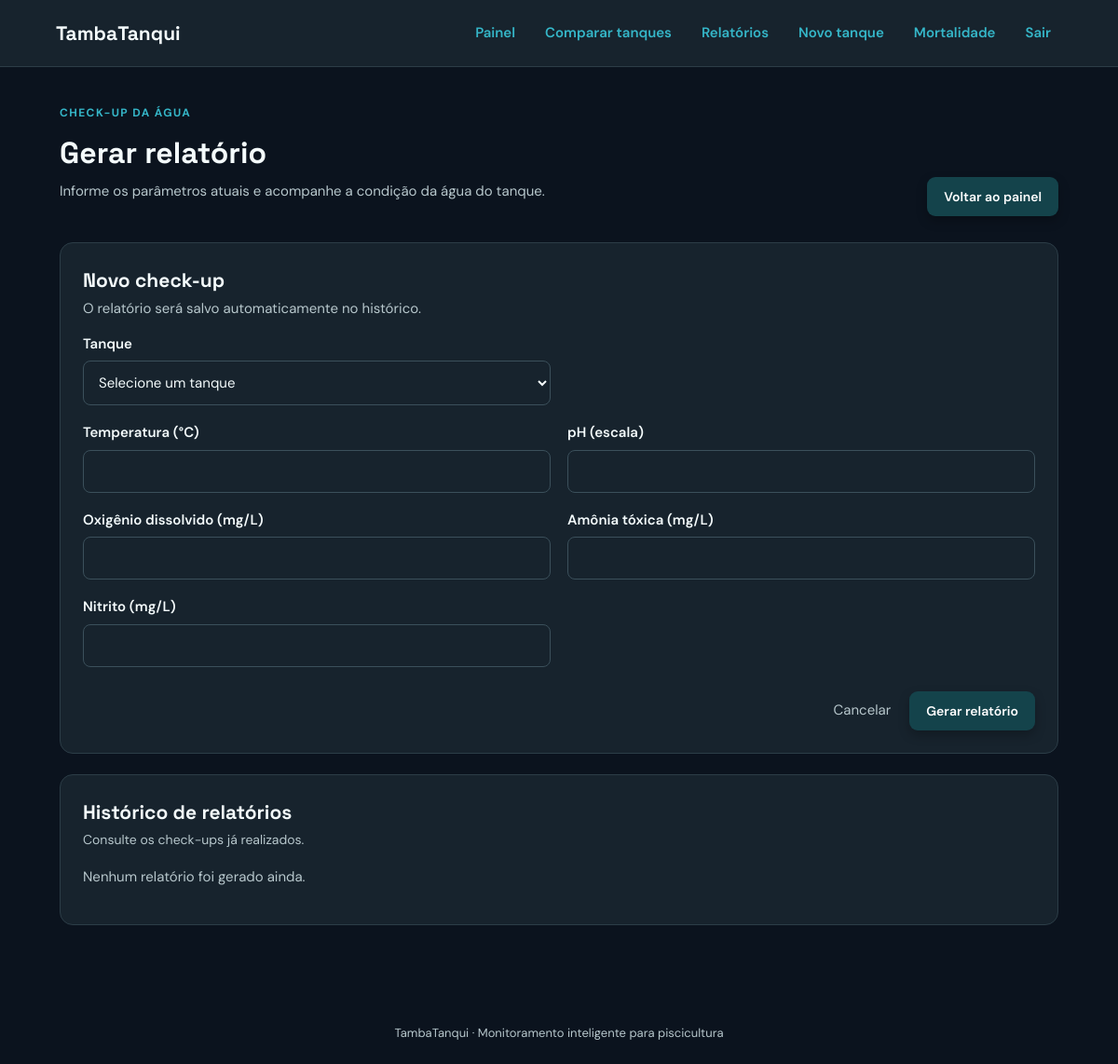
/relatorio (signed in), run on an earlier commit of the app's database.
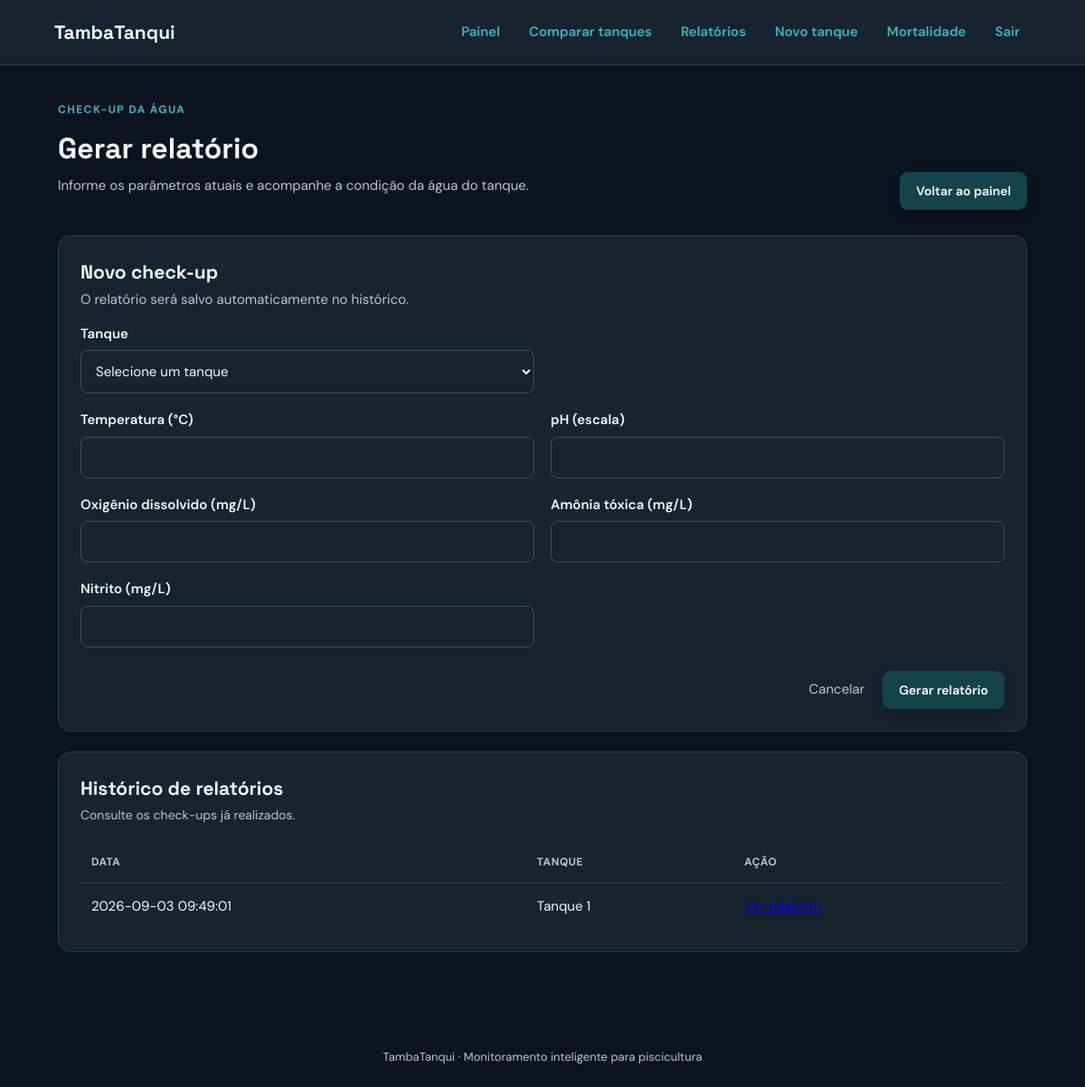
And on a later commit of the database.
### tables this page shows
CREATE TABLE relatorios (
        id INTEGER PRIMARY KEY AUTOINCREMENT, tanque_id INTEGER NOT NULL,
        data_gerado TEXT NOT NULL, temperatura REAL NOT NULL,
        ph REAL NOT NULL, oxigenio REAL NOT NULL, amonia REAL NOT NULL,
        nitrito REAL NOT NULL,
        FOREIGN KEY (tanque_id) REFERENCES tanques(id) ON DELETE CASCADE);

CREATE TABLE tanques (
            id INTEGER PRIMARY KEY AUTOINCREMENT,
            nome TEXT NOT NULL,
            capacidade REAL NOT NULL,
            especie TEXT NOT NULL,
            data_cadastro TEXT NOT NULL,
            quantidade_inicial INTEGER NOT NULL,
            quantidade_atual INTEGER NOT NULL
        , temperatura REAL NOT NULL DEFAULT 0, ph REAL NOT NULL DEFAULT 0, oxigenio REAL NOT NULL DEFAULT 0, amonia REAL NOT NULL DEFAULT 0, nitrito REAL NOT NULL DEFAULT 0);

### app.py (the view, shortened to what this page needs)
@app.route("/relatorio", methods=["GET", "POST"])
@login_required
def relatorio():
    db = get_db()
    tanques = db.execute("SELECT id, nome, especie FROM tanques ORDER BY nome").fetchall()
    relatorio_atual = None
    relatorios = db.execute("""SELECT r.*, t.nome AS tanque_nome
        FROM relatorios r JOIN tanques t ON t.id = r.tanque_id
        ORDER BY r.data_gerado DESC, r.id DESC""").fetchall()
    relatorio_id = request.args.get("id", type=int)
    if relatorio_id is not None:
        relatorio_atual = db.execute("""SELECT r.*, t.nome AS tanque_nome, t.especie
            FROM relatorios r JOIN tanques t ON t.id = r.tanque_id WHERE r.id = ?""",
            (relatorio_id,)).fetchone()
    return render_template("relatorio.html", tanques=tanques, relatorios=relatorios,
                           relatorio_atual=relatorio_atual, parametros=PARAMETROS,
                           avaliar_parametro=avaliar_parametro)

### app.py (called while the page is built)
def get_db():
    if "db" not in g:
        g.db = sqlite3.connect(DATABASE)
        g.db.row_factory = sqlite3.Row
    return g.db

@app.context_processor
def template_globals():
    return {"today": date.today().isoformat(), "usuario": session.get("usuario"), "avaliar_parametro": avaliar_parametro}

@app.before_request
def enforce_session_timeout():
    if "usuario_id" not in session:
        return None
    agora = time.time()
    ultima_atividade = session.get("ultima_atividade", agora)
    if agora - ultima_atividade > SESSION_TIMEOUT_SECONDS:
        session.clear()
        flash("Sua sessão expirou por inatividade. Entre novamente.", "error")
        return redirect(url_for("login", next=request.path))
    session["ultima_atividade"] = agora
    return None

def login_required(view):
    @wraps(view)
    def wrapped_view(*args, **kwargs):
        if "usuario_id" not in session:
            flash("Entre na sua conta para acessar o painel.", "error")
            return redirect(url_for("login", next=request.path))
        return view(*args, **kwargs)
    return wrapped_view

### templates/relatorio.html (shortened to what this page needs)
{% extends 'base.html' %}{% block title %}Relatórios · TambaTanqui{% endblock %}{% block content %}
<section class="hero"><div><p class="eyebrow">CHECK-UP DA ÁGUA</p><h1>Gerar relatório</h1><p>Informe os parâmetros atuais e acompanhe a condição da água do tanque.</p></div><a class="button" href="{{ url_for('index') }}">Voltar ao painel</a></section>
{% if tanques %}<section class="card form-card report-form"><h2>Novo check-up</h2><p class="muted">O relatório será salvo automaticamente no histórico.</p><form method="post" class="grid-form"><label>Tanque<select name="tanque_id" required><option value="">Selecione um tanque</option>{% for tanque in tanques %}<option value="{{ tanque.id }}" {% if request.form.get('tanque_id') == tanque.id|string %}selected{% endif %}>{{ tanque.nome }} · {{ tanque.especie }}</option>{% endfor %}</select></label><div></div>{% for chave, parametro in parametros.items() %}<label>{{ parametro.nome }} ({{ parametro.unidade or 'escala' }})<input type="number" name="{{ chave }}" min="0" step="0.01" value="{{ request.form.get(chave, '') }}" required></label>{% endfor %}<div class="form-actions"><a href="{{ url_for('index') }}">Cancelar</a><button class="button" type="submit">Gerar relatório</button></div></form></section>
<section class="card"><div class="section-heading"><div><h2>Histórico de relatórios</h2><p>Consulte os check-ups já realizados.</p></div></div>{% if relatorios %}<div class="table-wrap"><table><thead><tr><th>Data</th><th>Tanque</th><th>Ação</th></tr></thead><tbody>{% for item in relatorios %}<tr><td>{{ item.data_gerado }}</td><td>{{ item.tanque_nome }}</td><td><a href="{{ url_for('relatorio', id=item.id) }}">Ver relatório</a></td></tr>{% endfor %}</tbody></table></div>{% else %}<p class="muted">Nenhum relatório foi gerado ainda.</p>{% endif %}</section>
{% else %}<section class="card empty"><p>Cadastre um tanque antes de gerar um relatório.</p><a class="button" href="{{ url_for('cadastrar_tanque') }}">Cadastrar tanque</a></section>{% endif %}
{% endblock %}

What changed in the data, as far as the page shows it:
added relatorios: data_gerado "2026-09-03 09:49:01", tanque_nome "Tanque 1"
Also different on the page:
text no longer shown: "Nenhum relatório foi gerado ainda."
text now shown: "DATA TANQUE AÇÃO"
